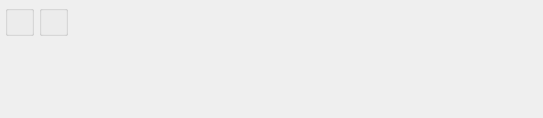
<?xml version="1.0" encoding="UTF-8"?>
<ui version="4.0">
 <comment>This file is part of the xTuple ERP: PostBooks Edition, a free and
open source Enterprise Resource Planning software suite,
Copyright (c) 1999-2011 by OpenMFG LLC, d/b/a xTuple.
It is licensed to you under the Common Public Attribution License
version 1.0, the full text of which (including xTuple-specific Exhibits)
is available at www.xtuple.com/CPAL.  By using this software, you agree
to be bound by its terms.</comment>
 <class>dspSalesOrdersByParameterList</class>
 <widget class="QWidget" name="dspSalesOrdersByParameterList">
  <property name="geometry">
   <rect>
    <x>0</x>
    <y>0</y>
    <width>543</width>
    <height>118</height>
   </rect>
  </property>
  <property name="windowTitle">
   <string>Sales Order Lookup by Parameter List</string>
  </property>
  <layout class="QHBoxLayout" name="horizontalLayout">
   <item>
    <layout class="QVBoxLayout" name="verticalLayout">
     <property name="spacing">
      <number>0</number>
     </property>
     <item>
      <widget class="ParameterGroup" name="_parameter">
       <property name="title">
        <string/>
       </property>
       <property name="fixedSize">
        <bool>false</bool>
       </property>
      </widget>
     </item>
     <item>
      <spacer name="verticalSpacer">
       <property name="orientation">
        <enum>Qt::Vertical</enum>
       </property>
       <property name="sizeHint" stdset="0">
        <size>
         <width>20</width>
         <height>0</height>
        </size>
       </property>
      </spacer>
     </item>
    </layout>
   </item>
   <item>
    <layout class="QVBoxLayout" name="verticalLayout_2">
     <item>
      <widget class="QGroupBox" name="_datesGroup">
       <property name="title">
        <string/>
       </property>
       <layout class="QGridLayout" name="gridLayout_2">
        <item row="0" column="0">
         <widget class="DateCluster" name="_dates"/>
        </item>
       </layout>
      </widget>
     </item>
     <item>
      <spacer name="verticalSpacer_2">
       <property name="orientation">
        <enum>Qt::Vertical</enum>
       </property>
       <property name="sizeHint" stdset="0">
        <size>
         <width>20</width>
         <height>0</height>
        </size>
       </property>
      </spacer>
     </item>
    </layout>
   </item>
   <item>
    <spacer>
     <property name="orientation">
      <enum>Qt::Horizontal</enum>
     </property>
     <property name="sizeType">
      <enum>QSizePolicy::Expanding</enum>
     </property>
     <property name="sizeHint" stdset="0">
      <size>
       <width>1</width>
       <height>20</height>
      </size>
     </property>
    </spacer>
   </item>
  </layout>
 </widget>
 <layoutdefault spacing="5" margin="5"/>
 <pixmapfunction>qPixmapFromMimeSource</pixmapfunction>
 <customwidgets>
  <customwidget>
   <class>DateCluster</class>
   <extends>QWidget</extends>
   <header>datecluster.h</header>
  </customwidget>
  <customwidget>
   <class>ParameterGroup</class>
   <extends>QGroupBox</extends>
   <header>parametergroup.h</header>
  </customwidget>
 </customwidgets>
 <tabstops>
  <tabstop>_parameter</tabstop>
 </tabstops>
 <resources/>
 <connections/>
</ui>
